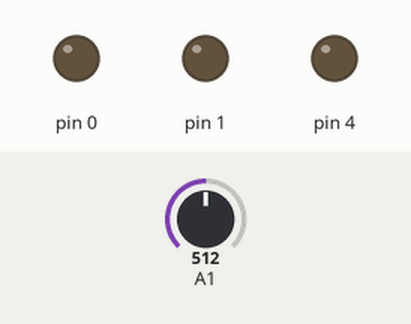
Simulated run of this sketch. Board: Arduino Uno, built with avr-gcc and run on an emulated ATmega328P. Shown: output pins drawn as LEDs (lit = HIGH). Dashed ring = blinking. Inputs (shaded band) come from the test bench; at power-on: A1 = 512. Random numbers use the default seed unless the sketch sets one.

Above: at 1.2 s.
1.3 s: A1 set to 551
4.3 s: A1 set to 562
5.8 s: A1 set to 716
At 5.95 s:
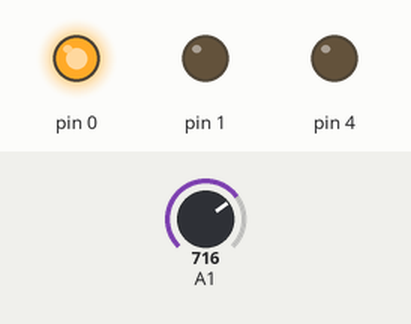
At 7.12 s:
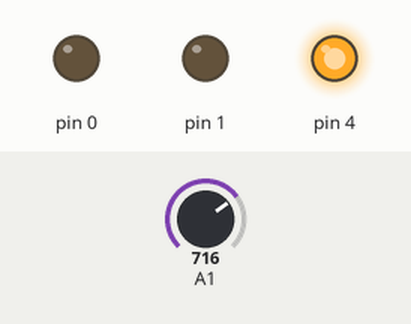
8.8 s: A1 set to 719
At 10.09 s:
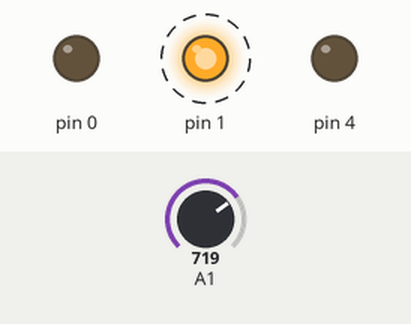
11.8 s: A1 set to 900
At 13.66 s:
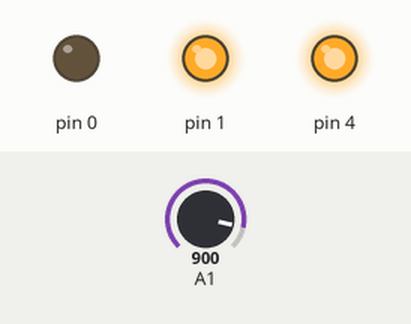
14.8 s: A1 set to 1023
Timing chart, 0 to 18.8 s (numbered marks = the images above; inputs shaded):
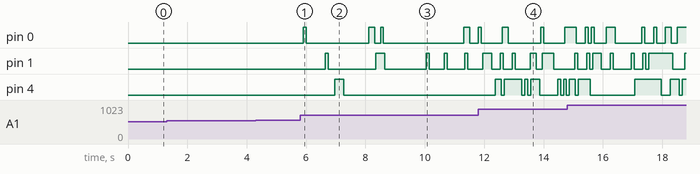

Measured:
- the behaviour switches between 718 and 719 on A1 (found by bisection; images 2 and 3)
- after the input at 1.3 s, every drawn part: stays the same
- after the input at 4.3 s, every drawn part: stays the same
- after the input at 5.8 s, pin 0: goes HIGH 0.10 s, LOW 2.1 s, HIGH 0.20 s, LOW 0.20 s, HIGH 0.10 s, then LOW, starting after 0.11 s; pin 1: LOW → HIGH after 0.85 s, → LOW 0.10 s later, → HIGH 1.6 s later, → LOW 0.30 s later; pin 4: LOW → HIGH after 1.2 s, → LOW 0.30 s later

The sketch:

FlickeringFireEffect.ino
```cpp
/*

  ATtiny/FlickeringFireEffect
  __subtitle__

  For info and circuit diagrams see https://github.com/tardate/LittleArduinoProjects/tree/main/playground/ATtiny/FlickeringFireEffect

 */

#include "flame.h"
#include "level_control.h"

Flame flame1;
Flame flame2;
Flame flame3;
LevelControl level_control;

/*
 * Command: one-time setup
 */
void setup() {
  level_control.setup(A1);
  flame1.setup(0, &level_control, 60);
  flame2.setup(1, &level_control, 50);
  flame3.setup(4, &level_control, 40);
}

/*
 * Command: main loop
 */
void loop() {
  flame1.flicker();
  flame2.flicker();
  flame3.flicker();
}
```

flame.cpp
```cpp
#include "flame.h"

void Flame::setup(int pin, LevelControl *level_control, int mix, int delay) {
  _pin = pin;
  _level_control = level_control;
  _mix = mix;
  _update_delay = delay;
  // randomise the first update to prevent multiple flames being in sync
  _next_update = millis() + random(_update_delay);
}

void Flame::flicker() {
  if (millis() >= _next_update) {
    _next_update += _update_delay;
    _brightness = random(0, _level_control->level(255));
    _brightness = (_mix * _brightness + (100 - _mix) * _old_brightness) / 100;
    _old_brightness = _brightness;
    analogWrite(_pin, _brightness);
  }
}
```

flame.h
```cpp
#pragma once

#include <Arduino.h>
#include "level_control.h"

class Flame
{
  public:
    void setup(int pin, LevelControl *level_control, int mix = 20, int delay = 100);
    void flicker();

  private:
    int _pin;
    LevelControl *_level_control;
    int _mix; // percentage (0..100) change to mix on each update. Lower values mean slower changes
    int _update_delay;
    unsigned long _next_update;
    int _brightness = 0;  // soft start
    int _old_brightness = 0;
};
```

level_control.cpp
```cpp
#include "level_control.h"

void LevelControl::setup(int pin, int delay) {
  _pin = pin;
  pinMode(_pin, INPUT);
  _update_delay = delay;
  _next_update = millis() + _update_delay;
}

int LevelControl::level(int scale) {
  read();
  return map(_level, 0, 1023, 0, scale);
}

void LevelControl::read() {
  if (millis() >= _next_update) {
    _next_update += _update_delay;

    _level = analogRead(_pin);
  }
}
```

level_control.h
```cpp
#pragma once

#include <Arduino.h>

class LevelControl
{
  public:
    void setup(int pin, int delay = 100);
    int level(int scale = 255);
    void read();

  private:
    int _pin;
    int _level = 0;  // soft start
    int _update_delay;
    unsigned long _next_update;
};
```
